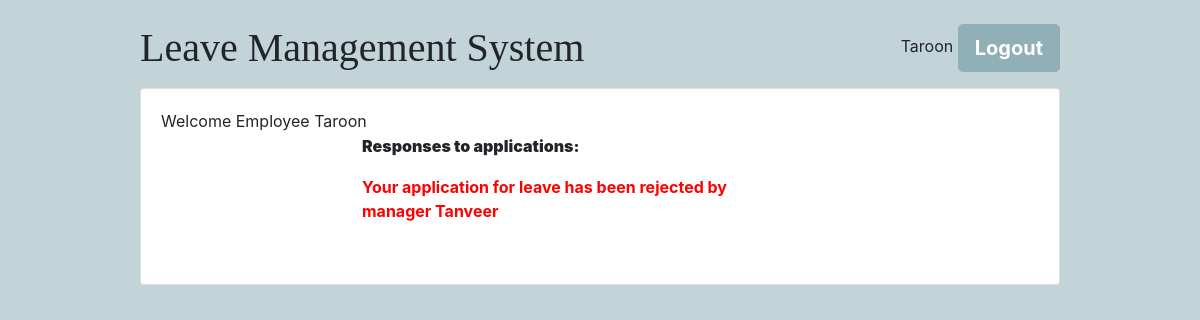
/ShowTResp (signed in), run on the app's committed database.
### classroom/models.py (models this page shows)
class User(AbstractUser):
    is_student = models.BooleanField(default=False)
    is_teacher = models.BooleanField(default=False)

class StudentLeaveApp(models.Model):
    user = models.ForeignKey(Student,on_delete=models.CASCADE)
    to_teacher = models.ForeignKey(Teacher,on_delete=models.CASCADE)
    content = models.CharField(max_length=1000)
    status = models.CharField(max_length=100,null=True)

class Teacher(models.Model):
    user = models.OneToOneField(User, on_delete=models.CASCADE, primary_key=True)
    student = models.ForeignKey(Student,on_delete=models.CASCADE, null=True)
    def __str__(self):
        return self.user.username

### classroom/views/students.py (the view)
# urls.py: path('ShowTResp',students.StatusOfApp,name='ShowTResp'),
def StatusOfApp(request):
    student = Student.objects.filter(user=request.user).first()
    app = StudentLeaveApp.objects.filter(user=student).all()
    context = { 'app':app }
    return render(request,'AppStatus.html',context)

### templates/AppStatus.html
{% extends 'base.html' %}
{% block content %}
Welcome Employee {{user.username}}
<div class="row">
    <div class="col-md-6" style="margin-left: 200px;">
    <table>
        <thead>
            <tr>
              <th><strong> Responses to applications: </strong></th>
            </tr>
          </thead>
          <tbody>
            <tr>
            <td>
                {% for s in app %}
                {% if s.status == 'reject' %}
                <p style="margin-top:15px;"><b style="color:red;">Your application for leave has been {{ s.status }}ed by manager {{s.to_teacher}} </b></p>
                {% elif s.status == 'accept' %}
                <p style="margin-top:15px;"><b style="color: green;">Your application for leave has been {{ s.status }}ed by manager {{s.to_teacher}} </b></p>
                {% elif s.status == None %}
                <p style="margin-top:15px;"><b>Application sent to {{s.to_teacher}} has no response yet</b></p>
                {% endif %}
                <br>
                {% endfor %}
            </td>
            </tr>
        </tbody>
    </table>
{% endblock %}

### templates/base.html (shortened to what this page needs)
{% load static %}<!doctype html>
<html lang="en">
  <head>
    <link rel="stylesheet" href="{% static 'css/bootstrap.min.css' %}">
    <link rel="stylesheet" type="text/css" href="{% static 'vendor/fontello-2f186091/css/fontello.css' %}">
    <link rel="stylesheet" type="text/css" href="{% static 'css/app.css' %}">
    {% if user.is_authenticated and user.is_teacher %}
      <link rel="stylesheet" type="text/css" href="{% static 'css/teachers.css' %}">
    {% else %}
      <link rel="stylesheet" type="text/css" href="{% static 'css/students.css' %}">
    {% endif %}
  </head>
  <body>
    <div class="container my-4">
      <div class="row justify-content-center">
        <div class="col-md-10 col-sm-12">
          <div class="row">
            <div class="col-6">
              <h1 class="logo">
                <a href="{% url 'home' %}">
                  Leave Management System
                </a>
              </h1>
            </div>
            <div class="col-6 text-right">
              {% if user.is_authenticated %}
              <p>{{ user.username }} <a href="logout" class="btn btn-student btn-lg" role="button"> <strong> Logout </strong></a></p>
              {% else %}
                <a href="{% url 'login' %}" class="btn btn-light" role="button">Log in</a>
                <a href="{% url 'signup' %}" class="btn btn-primary" role="button">Sign up</a>
              {% endif %}
            </div>
          </div>
          <div class="card mb-3">
            <div class="card-body">
              {% block content %}
              {% endblock %}
            </div>
          </div>
        </div>
      </div>
    </div>
  </body>
</html>

### static/css/app.css (style rules this page uses)
.logo { font-family: 'Clicker Script', cursive; }
.logo a { color: #212529; text-decoration: none; }
.btn-student { color: #fff; background-color: #91afb6; border-color: #91afb6; }

### static/css/students.css (style rules this page uses)
body { background-color: #c2d4d8; }

### data on the page
User: username "Taroon"
StudentLeaveApp: status "reject", to_teacher "Tanveer"
